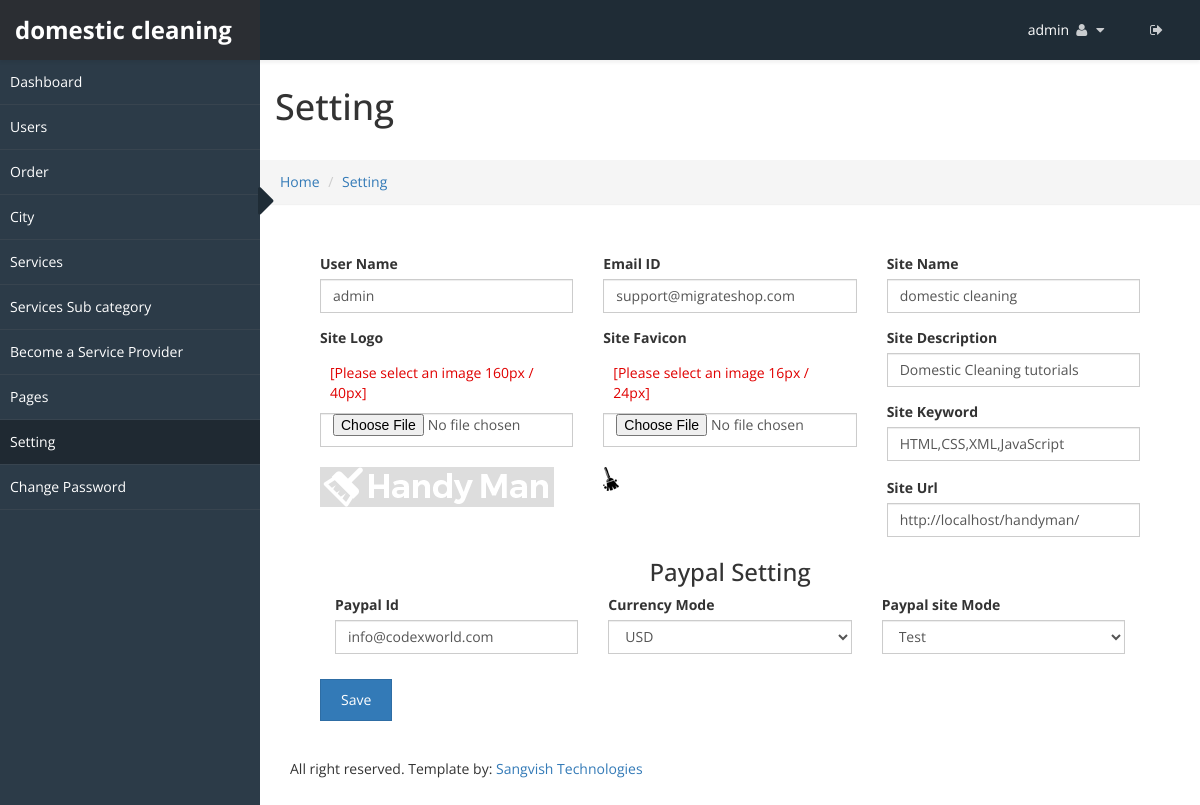
Page /admincp/setting.php (signed in) on the earlier database version.
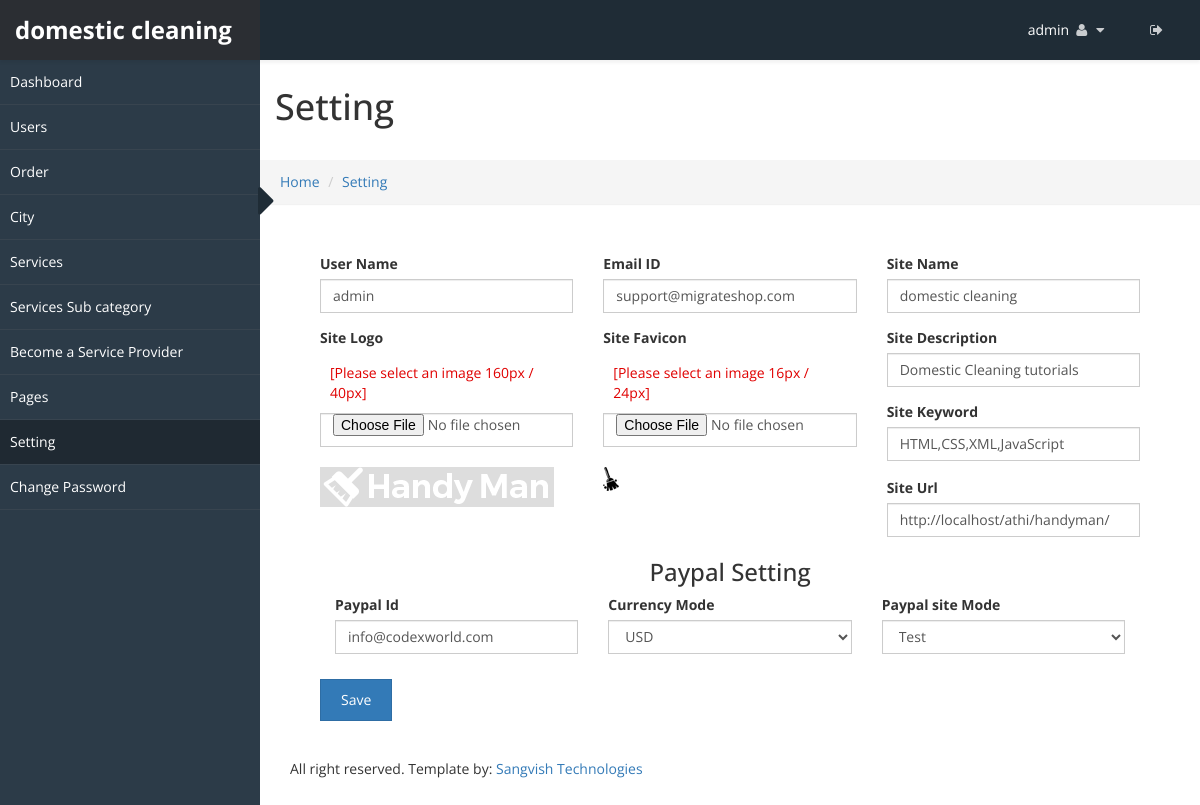
Same page on the later database version.
### tables this page shows
CREATE TABLE IF NOT EXISTS `sv_admin_login` (
  `admin_id` int(20) NOT NULL AUTO_INCREMENT,
  `user_name` varchar(255) NOT NULL,
  `password` varchar(255) NOT NULL,
  `email_id` varchar(255) NOT NULL,
  `site_name` varchar(255) NOT NULL,
  `logo` varchar(255) NOT NULL,
  `favicon` varchar(255) NOT NULL,
  `site_desc` varchar(255) NOT NULL,
  `keyword` varchar(255) NOT NULL,
  `site_url` varchar(255) NOT NULL,
  `paypal_id` varchar(200) NOT NULL,
  `currency_mode` varchar(200) NOT NULL,
  `paypal_site_mode` varchar(200) NOT NULL,
  PRIMARY KEY (`admin_id`)
);

### admincp/setting.php (the view, shortened to what the changed rows need)
<!DOCTYPE html>
<html xmlns="http://www.w3.org/1999/xhtml">
<?php include("../connection.php"); ?>
<?php
	$res=mysqli_query($con,"select * from sv_admin_login");
	$row=mysqli_num_rows($res);
		if($row==0)
	 	{
			$admin_id="";
			$email_id="";
			$admin_name="";
			$site_name="";
			$logo="";
			$favicon="";
			$site_desc="";
			$keyword="";
			$site_url="";
			$paypal_id="";
			$cmode="";
			$smode="";
		}
		else
		{
			$fet=mysqli_fetch_array($res);
			$email_id=mysqli_real_escape_string($con,$fet['email_id']);
			$admin_name=mysqli_real_escape_string($con,$fet['user_name']);
			$paypal_id=mysqli_real_escape_string($con,$fet['paypal_id']);
			$cmode=mysqli_real_escape_string($con,$fet['currency_mode']);
			$smode=mysqli_real_escape_string($con,$fet['paypal_site_mode']);
		}
?>
<body>
    <div id="wrapper">
        <?php include("top_menu.php") ?>
        <div id="page-wrapper" >
		  <div class="header">
                        <h1 class="page-header">
                            Setting
                        </h1>
		</div>
            <div id="page-inner">
			    <div class="panel-body">
		<form class="" name="admin_s" id="admin_s" method="post" enctype="multipart/form-data" action="admin_setting_addcode.php">
				<div class="col-lg-4 col-md-4 col-sm-4">
					<div class="form-group">
						<label>User Name</label>
						<input type="text" id="admin_name" required="" class="form-control" name="admin_name" value="<?php echo $admin_name;?>">
					</div>
				</div>
				<div class="col-lg-4 col-md-4 col-sm-4">
					<div class="form-group">
						<label>Email ID</label>
						<input type="text" id="email_id" class="form-control" name="email_id" value="<?php echo $email_id;?>">
					</div>
				</div>
				<div class="col-lg-4 col-md-4 col-sm-4">
					<div class="form-group">
						<label>Site Name</label>
						<input type="text" id="site_name" class="form-control" name="site_name" value="<?php echo $fet['site_name']; ?>">
					</div>
				</div>
				<div class="col-lg-4 col-md-4 col-sm-4">
					<div class="form-group">
						<label>Site Logo</label>
							<div class="err" style="padding:10px;" id="">[Please select an image 160px / 40px]</div>
							<input type="file" id="logo" class="form-control" name="logo" value="<?php echo $fet['logo'];?>">
						<?php
						if($logo=="") { ?>
						<a href="#"><img style="background: #ddd;margin-top:20px;" src="admin-logo/default-logo.png" alt="" ></a>
						<?php
							}
							else
							{
							?>
						<a href="admin-logo/<?php echo $logo;?>" target="blank"><img style="background: #ddd;margin-top:20px;" src="admin-logo/<?php echo $logo;?>" alt=""></a>
						<?php } ?>
					</div>
				</div>
				<div class="col-lg-4 col-md-4 col-sm-4">
					<div class="form-group">
						<?php
						if($favicon=="") { 	?>
						<?php } else { ?>
					<a href="admin-logo/<?php echo $favicon;?>" target="blank"><img src="admin-logo/<?php echo $favicon;?>" alt=""  style="margin-top:20px;"></a>
					<?php
						}
					?>
					</div>
				</div>
				<div class="col-lg-4 col-md-4 col-sm-4">
					<div class="form-group">
						<label>Site  Description</label>
						<input type="text" id="site_desc" class="form-control" name="site_desc" value="<?php echo $site_desc?>">
					</div>
				</div>
				<div class="col-lg-4 col-md-4 col-sm-4">
					<div class="form-group">
						<label>Site Keyword</label>
						<input type="text" id="keyword" class="form-control" name="keyword" value="<?php echo $keyword;?>">
					</div>
				</div>
				<div class="col-lg-4 col-md-4 col-sm-4">
					<div class="form-group">
						<label>Site Url</label>
						<input type="text" id="site_url" class="form-control" name="site_url" value="<?php echo $site_url;?>">
					</div>
				</div>
				<div class="col-lg-12 col-md-12 col-sm-12">
						<div class="col-lg-4 col-md-4 col-sm-4">
						<label>Paypal Id</label>
							<input type="text" id="paypal_id" class="form-control" name="paypal_id" value="<?php echo $paypal_id;?>">
						</div>
						<div class="col-lg-4 col-md-4 col-sm-4">
							<label>Currency Mode</label>
								<select id="cmode" name="cmode" class="form-control">
									<option value="USD" <?php { if($cmode=="USD") echo "selected='selected'"; }?>>USD</option>
								</select>
						</div>
						<div class="col-lg-4 col-md-4 col-sm-4">
							<label>Paypal site Mode</label>
								<select id="smode" name="smode" class="form-control">
									<option value="test" <?php { if($smode=="test") echo "selected='selected'"; }?>>Test</option>
								</select>
						</div>
				</div>
			</form>
			</div>
    </div>
	</div>
</body>
</html>

### admincp/top_menu.php (shortened to what the changed rows need)
<?php
 $res=mysqli_fetch_array(mysqli_query($con,"select * from sv_admin_login"));
	$site_name=mysqli_real_escape_string($con,$res['site_name']);
	$logo=mysqli_real_escape_string($con,$res['logo']);
	$favicon=mysqli_real_escape_string($con,$res['favicon']);
	$site_desc=mysqli_real_escape_string($con,$res['site_desc']);
	$keyword=mysqli_real_escape_string($con,$res['keyword']);
	$site_url=mysqli_real_escape_string($con,$res['site_url']);
?>
<head>
    <link href="css/bootstrap.css" rel="stylesheet" />
    <link href="css/font-awesome.css" rel="stylesheet" />
    <link href="css/custom-styles.css" rel="stylesheet" />
    <link href="js/dataTables/dataTables.bootstrap.css" rel="stylesheet" />
	    <link href="css/style.css" rel="stylesheet" />
    <link rel="stylesheet" href="js/Lightweight-Chart/cssCharts.css">
	    <link href="css/style.css" rel="stylesheet" />
		<link href="http://www.jqueryscript.net/css/jquerysctipttop.css" rel="stylesheet" type="text/css">
<link rel="stylesheet" type="text/css" href="css/livegraph.css" />
</head>
<?php include("../connection.php");
if(!isset($_SESSION['user_nam']))
	header("Location:index.php");
else
{
	$user_name=mysqli_real_escape_string($con,$_SESSION['user_nam']);
	$res=mysqli_fetch_array(mysqli_query($con,"select * from sv_admin_login where user_name='$user_name'"));
	$uname=mysqli_real_escape_string($con,$res['user_name']);
}
?>
<nav class="navbar navbar-default top-navbar" role="navigation">
            <div class="navbar-header">
                <a class="navbar-brand" href="<?php echo $site_url;?>"><strong><?php echo $site_name; ?></strong></a>
            </div>
            <ul class="nav navbar-top-links navbar-right">
                 <li class="dropdown">
                    <a class="dropdown-toggle" data-toggle="dropdown" href="#" aria-expanded="false">
					<span><?php echo $uname;?></span>
                        <i class="fa fa-user fa-fw"></i> <i class="fa fa-caret-down"></i>
                    </a>
                </li>
            </ul>
        </nav>

Differences in the rows shown:
changed sv_admin_login "domestic cleaning": site_url "http://localhost/handyman/" → "http://localhost/athi/handyman/"
